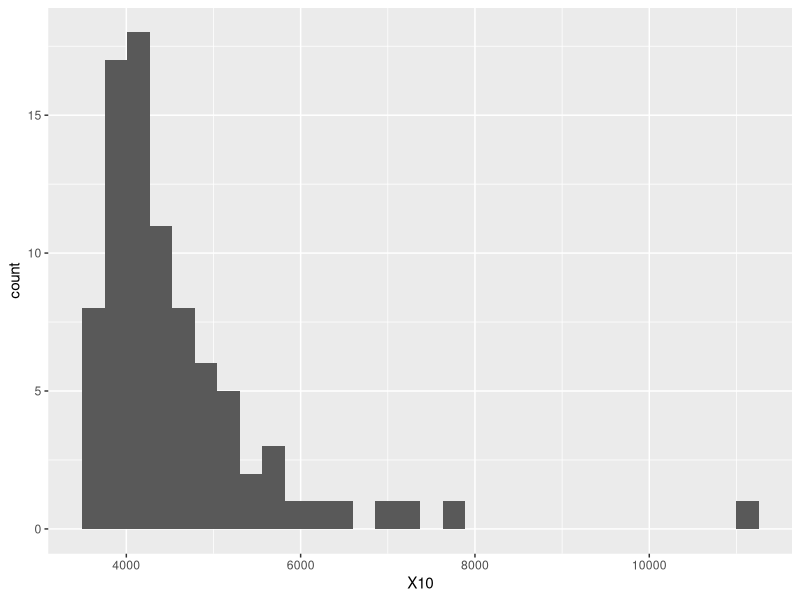
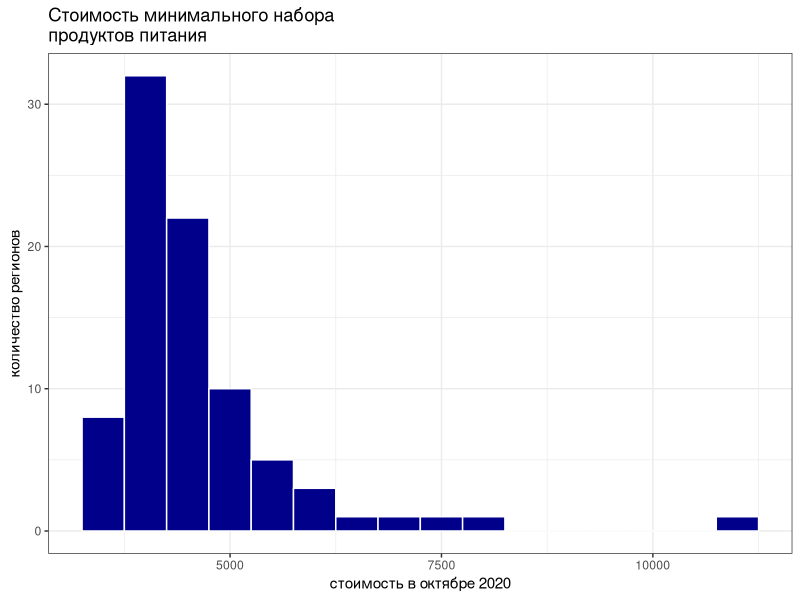
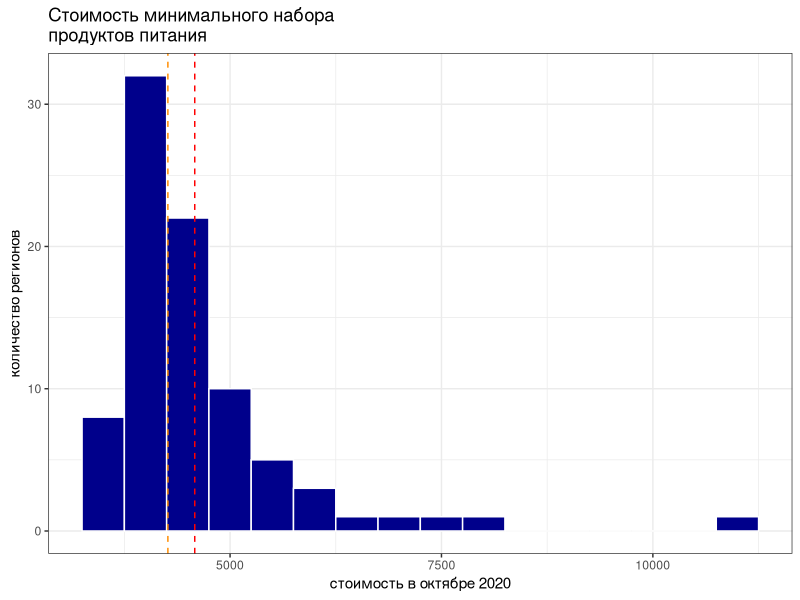
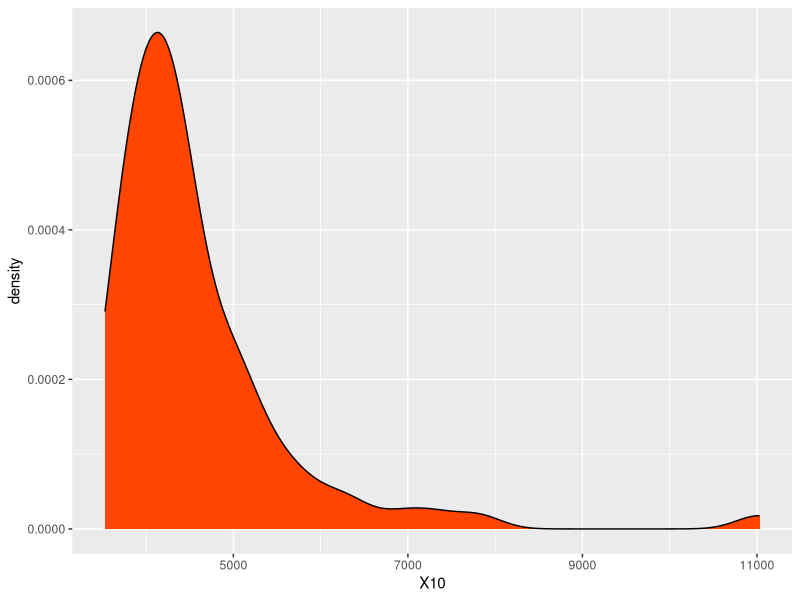
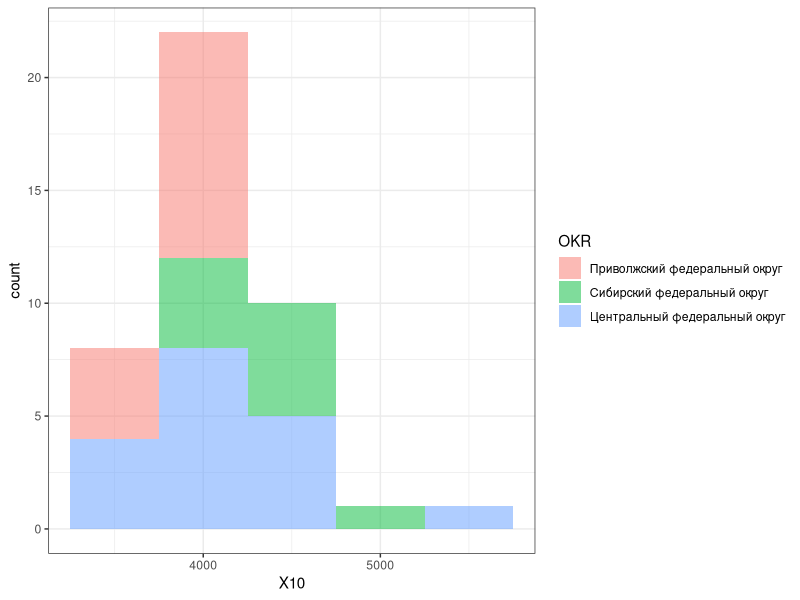
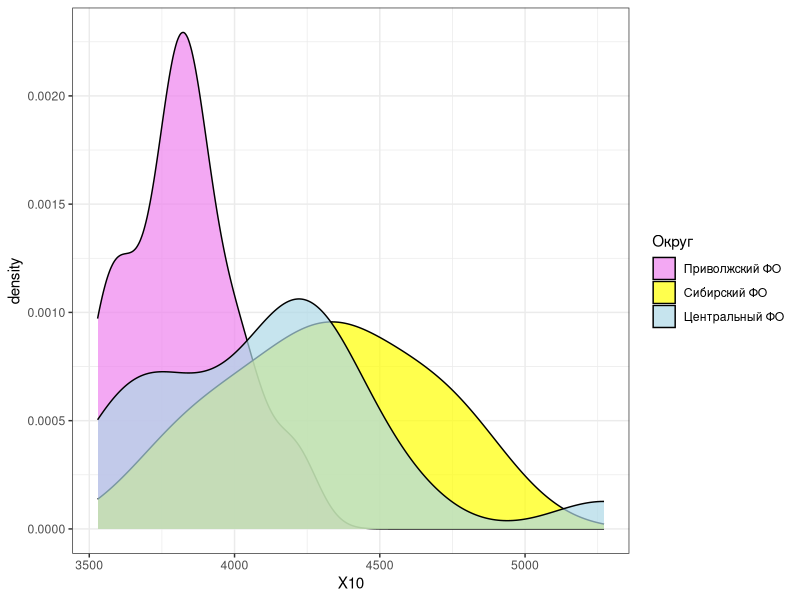
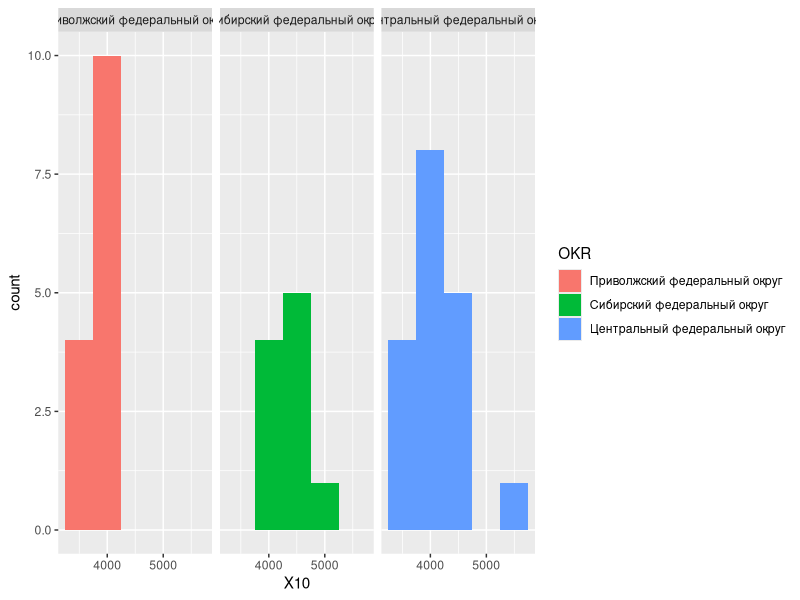
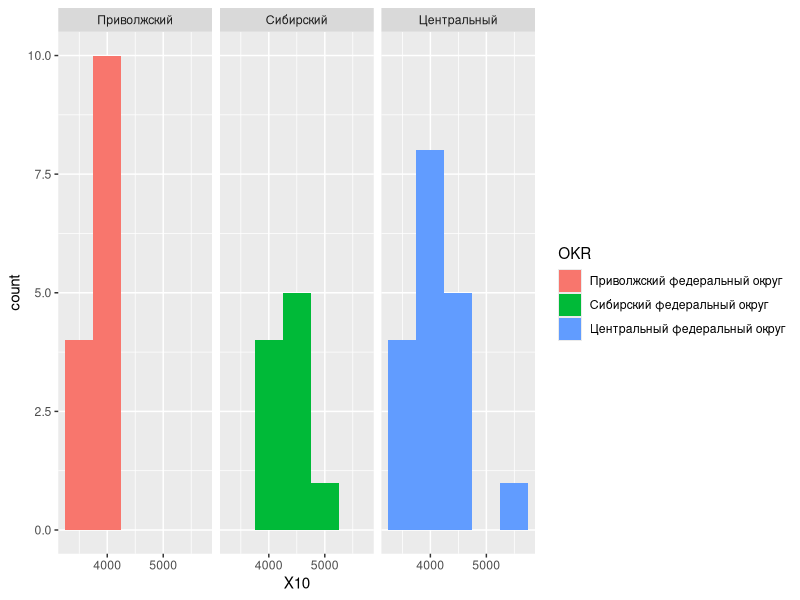

Here is the R script that generated these plots, in order:
### INSTALLING PACKAGES ###

install.packages("tidyverse")
install.packages("readxl")

### LOADING PACKAGES ###

library(tidyverse)
library(readxl)

### LOADING DATA FROM EXCEL ### 

dat <- read_excel("data.xls")

### PLOTTING HISTOGRAMS ###

# simple histogram for X10
ggplot(data = dat, aes(x = X10)) + geom_histogram()

# look at the obvious outlier
dat %>% filter(X10 > 10000) %>% select(REG)

# set binwidth to 500
# change fill color and border color
# set black-white theme
# set labels for axes and title (\n: line break)

ggplot(data = dat, aes(x = X10)) + 
  geom_histogram(binwidth = 500, 
                 fill = "darkblue", 
                 color = "white") + 
  theme_bw() +
  labs(x = "стоимость в октябре 2020",
       y = "количество регионов",
       title = "Стоимость минимального набора \nпродуктов питания")

# add vertical lines for the mean and the median
ggplot(data = dat, aes(x = X10)) + 
  geom_histogram(binwidth = 500, fill = "darkblue", 
                 color = "white") + theme_bw() +
  labs(x = "стоимость в октябре 2020",
       y = "количество регионов",
       title = "Стоимость минимального набора \nпродуктов питания") +
  geom_vline(xintercept = mean(dat$X10), lty = 2, color = "red") + 
  geom_vline(xintercept = median(dat$X10), lty = 2, color = "darkorange")


### PLOTTING DENSITY PLOTS ###

# options: to avoid e-notation in small numbers
options(scipen = 999)
ggplot(data = dat, aes(x = X10)) + geom_density(fill = "orangered")

### GRAPHS BY GROUPS ###

unique(dat$OKR)

# choosing three okrugs
regions <- c("Центральный федеральный округ", 
             "Приволжский федеральный округ", 
             "Сибирский федеральный округ")

three <- dat %>% filter(OKR %in% regions)

# three histograms in the same graph
# group: for grouping
# fill: for coloring groups
# alpha: 50% transparent

ggplot(data = three, 
       aes(x = X10, 
           group = OKR, 
           fill = OKR)) + 
  geom_histogram(binwidth = 500, alpha = 0.5) +
  theme_bw()

# better: density plots instead of histograms
# set new colors and labels + title for the legend
ggplot(data = three, 
       aes(x = X10, 
           group = OKR, 
           fill = OKR)) + 
  geom_density(alpha = 0.7) +
  theme_bw() + 
  scale_fill_manual(name = "Округ", 
                    values = c("violet", "yellow", "lightblue"),
                    labels = c("Приволжский ФО",
                               "Сибирский ФО",
                               "Центральный ФО"))

# one more variant: graphs in different facets (windows)
ggplot(data = three, aes(x = X10, fill = OKR)) +
  geom_histogram(binwidth = 500) + 
  facet_wrap(~OKR)

# new labels (old are too long)
# as a named vector with pairs old name-new name
labels <- c("Приволжский федеральный округ" = "Приволжский", 
            "Сибирский федеральный округ" = "Сибирский", 
            "Центральный федеральный округ" = "Центральный")

# put new labels into labeller
ggplot(data = three, aes(x = X10, fill = OKR)) +
  geom_histogram(binwidth = 500) + 
  facet_wrap(~OKR, labeller = as_labeller(labels))

### PLOTTING LINE GRAPH ###

# read data within okrugs, the 2nd sheet
okrs <- read_excel("data.xls", sheet = 2)

# again choose three okrugs
o_three <- okrs %>% filter(OKR %in% regions)

# line plot for dynamics: months vs prices
ggplot(data = o_three, aes(x = mon, 
                           y = price, 
                           group = OKR,
                           color = OKR)) + 
  geom_line(aes(linetype = OKR)) + 
  theme_bw()

